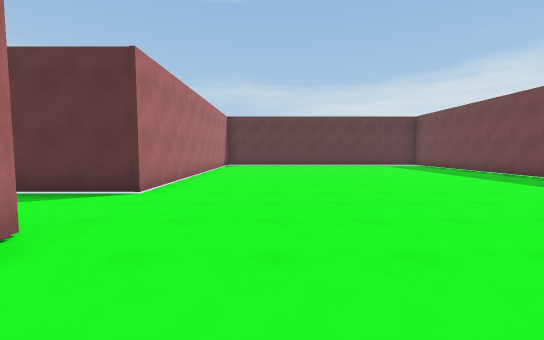
view 1 (above)

21 first-person views from a walk through a scene from a Unity 3-D project. The camera is 1.5 m above the floor, tilts 4° down and sees 90° across. The floor is counted in squares, 2 m on a side. Each view is taken from the middle of a square. On the plan, view 1 faces up. The plan holds only what a view shows up to about 10 squares ahead; the rest is blank. The place goes on beyond the plan. The player is left out.

view 2
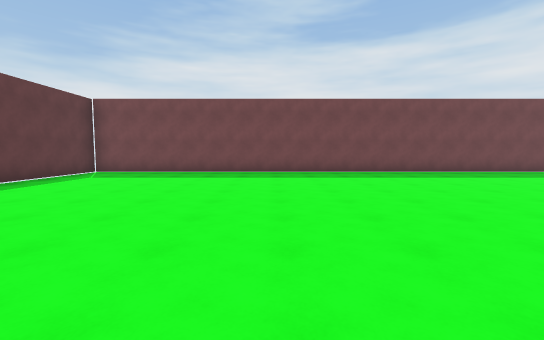

view 3
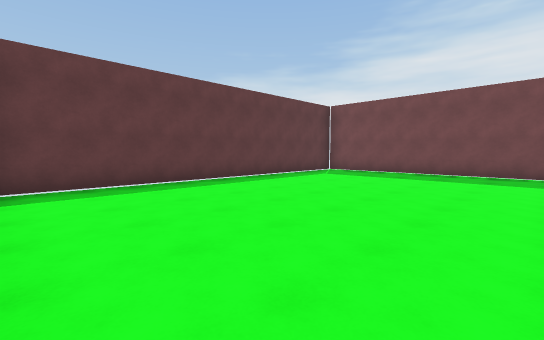

view 4
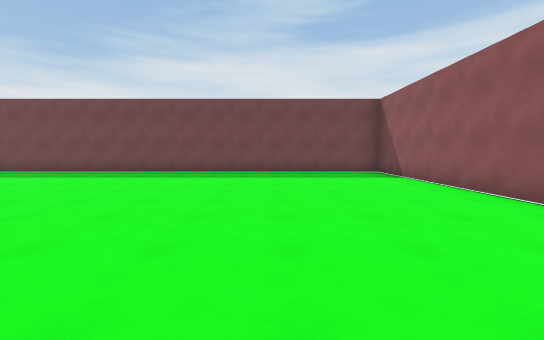

view 5
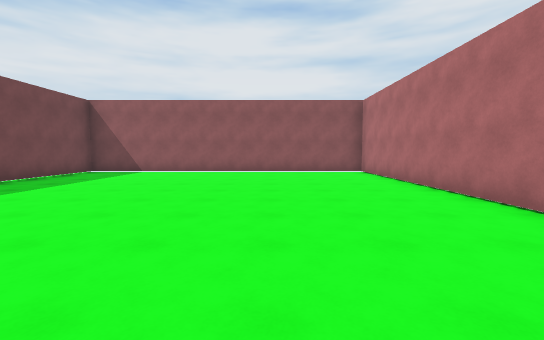

view 6
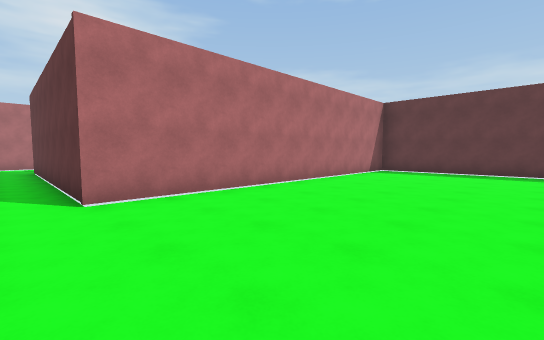

view 7
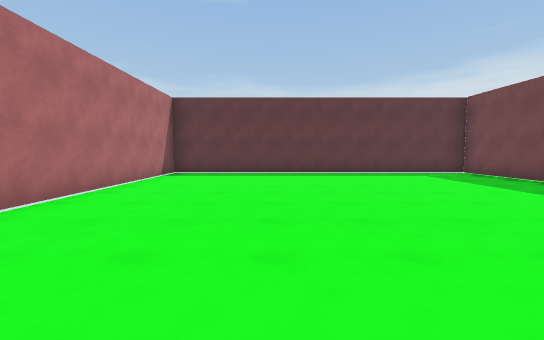

view 8
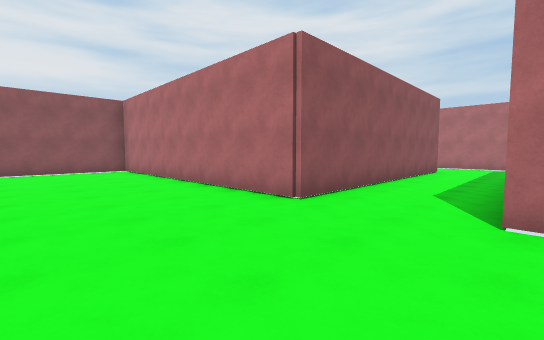

view 9
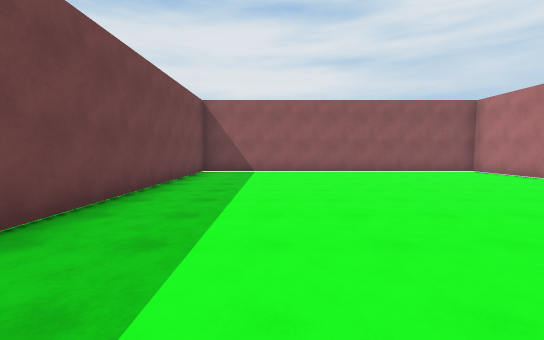

view 10
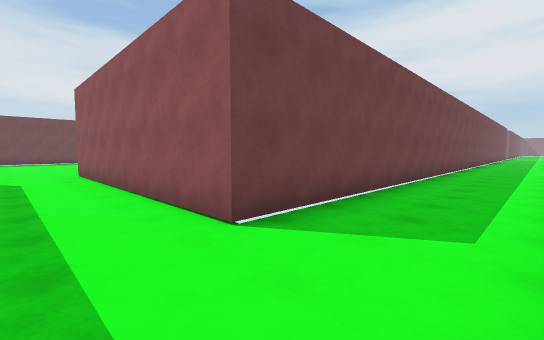

view 11
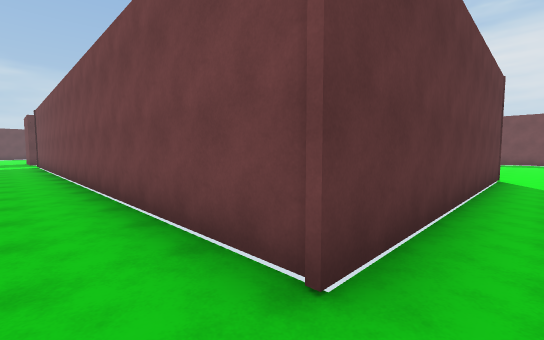

view 12
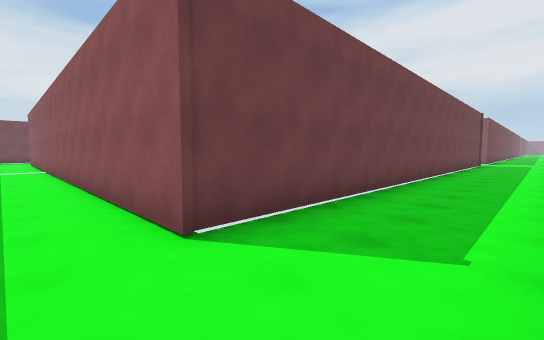

view 13
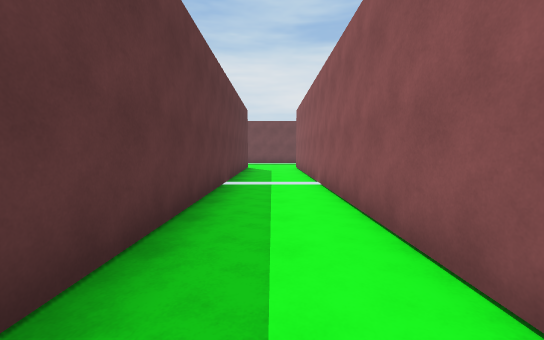

view 14
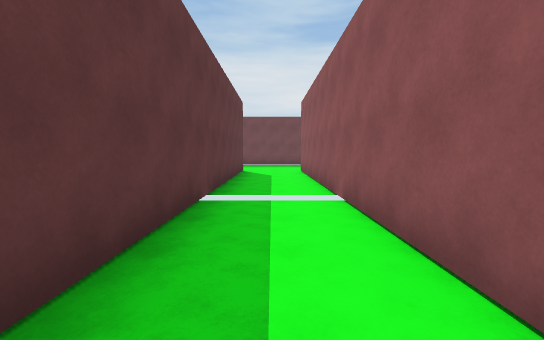

view 15
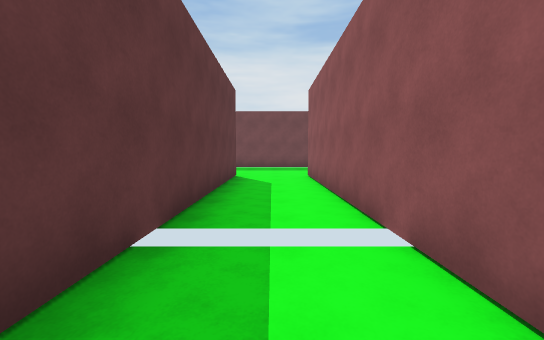

view 16
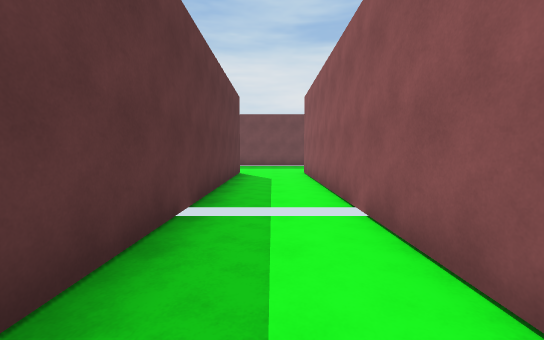

view 17
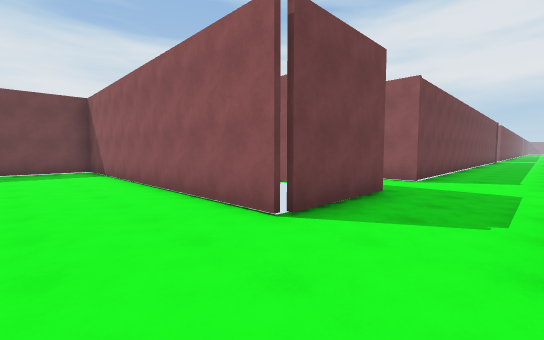

view 18
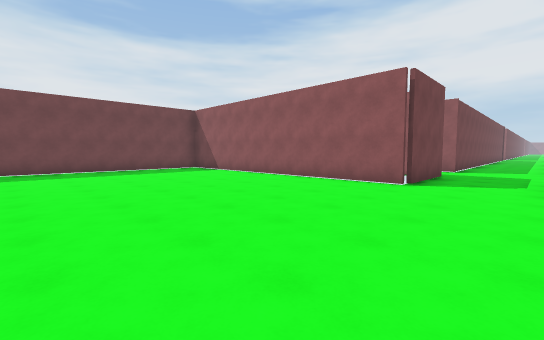

view 19
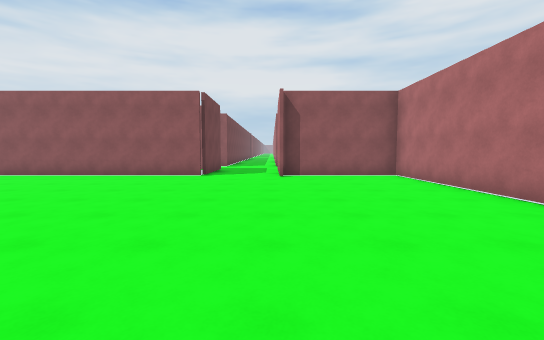

view 20
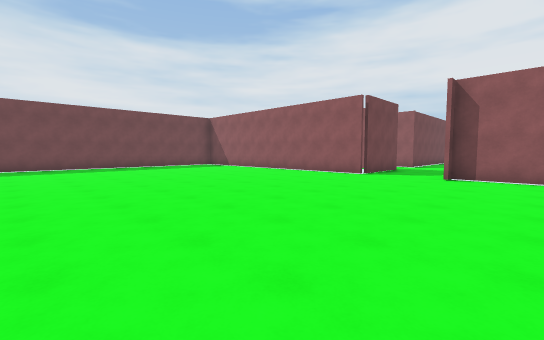

view 21
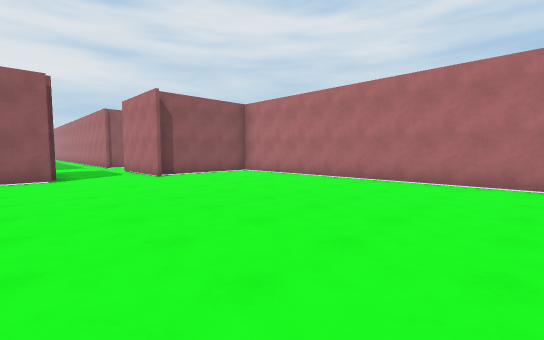

### Floor plan
Points are (right, up) in squares from view 1. A wall is a line through its corners. A room is listed if a view was taken in it or the views show most of it. See-through windows are left out.
Room 1 (views 1, 2, 3, 4, 5, 6, 7, 8, 9)
walls: (-2.3, 2.4) (-2.3, -5.7) (7.4, -5.7) (7.4, 14.2) (-2.3, 14.2) (-2.3, 4.8)
ways out: opening at (-3, 3.5) to room 2
Room 2 (views 10, 11, 12, 13, 14, 15, 16)
walls: (-2.3, 4.8) (-9.8, 4.8) (-9.8, 19.9) (6.1, 19.9); (-9.8, -8) (-9.8, 2.4) (-2.3, 2.4); (-9.8, 22) (-9.8, 24.8); (-12.2, 25.1) (-12.2, 22); (6.2, 22.1) (-5, 22.1)
ways out: opening at (-3, 3.5) to room 1; opening at (-11.5, 24.5) to room 3
Room 3 (views 17, 18, 19, 20, 21)
walls: (-9.8, 24.8) (-1, 24.8) (-1, 33.1); (-15.8, 33.1) (-15.8, 24.8) (-12.2, 24.8)
ways out: opening at (-11.5, 24.5) to room 2

Where each view was taken, in squares from view 1:
view 1: 0 up, 0 right, facing up
view 2: 8 up, 2 left, facing right
view 3: 8 up, 2 left, facing up-right
view 4: 2 down, 2 left, facing right
view 5: 4 up, 1 right, facing down
view 6: 4 up, 2 right, facing up-left
view 7: 5 up, 1 right, facing up
view 8: 5 up, 1 right, facing down-left
view 9: 4 up, 5 right, facing down
view 10: 4 up, 12 left, facing down-right
view 11: 4 up, 11 left, facing up-right
view 12: 21 up, 12 left, facing down-right
view 13: 21 up, 6 left, facing right
view 14: 21 up, 4 left, facing right
view 15: 21 up, 2 left, facing right
view 16: 21 up, 3 left, facing right
view 17: 27 up, 12 left, facing down-right
view 18: 31 up, 12 left, facing down-right
view 19: 33 up, 12 left, facing down
view 20: 33 up, 14 left, facing down-right
view 21: 33 up, 9 left, facing down-left
